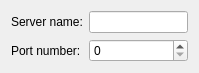
<?xml version="1.0" encoding="UTF-8"?>
<ui version="4.0">
 <class>GeneralPage</class>
 <widget class="QWidget" name="GeneralPage">
  <property name="geometry">
   <rect>
    <x>0</x>
    <y>0</y>
    <width>199</width>
    <height>60</height>
   </rect>
  </property>
  <property name="windowTitle">
   <string/>
  </property>
  <layout class="QFormLayout" name="formLayout">
   <item row="0" column="0">
    <widget class="QLabel" name="label">
     <property name="text">
      <string>Server name:</string>
     </property>
    </widget>
   </item>
   <item row="0" column="1">
    <widget class="KLineEdit" name="kcfg_serverName"/>
   </item>
   <item row="1" column="0">
    <widget class="QLabel" name="label_2">
     <property name="text">
      <string>Port number:</string>
     </property>
    </widget>
   </item>
   <item row="1" column="1">
    <widget class="KIntSpinBox" name="kcfg_portNumber">
     <property name="maximum">
      <number>65536</number>
     </property>
    </widget>
   </item>
  </layout>
 </widget>
 <customwidgets>
  <customwidget>
   <class>KIntSpinBox</class>
   <extends>QSpinBox</extends>
   <header>knuminput.h</header>
  </customwidget>
  <customwidget>
   <class>KLineEdit</class>
   <extends>QLineEdit</extends>
   <header>klineedit.h</header>
  </customwidget>
 </customwidgets>
 <resources/>
 <connections/>
</ui>
